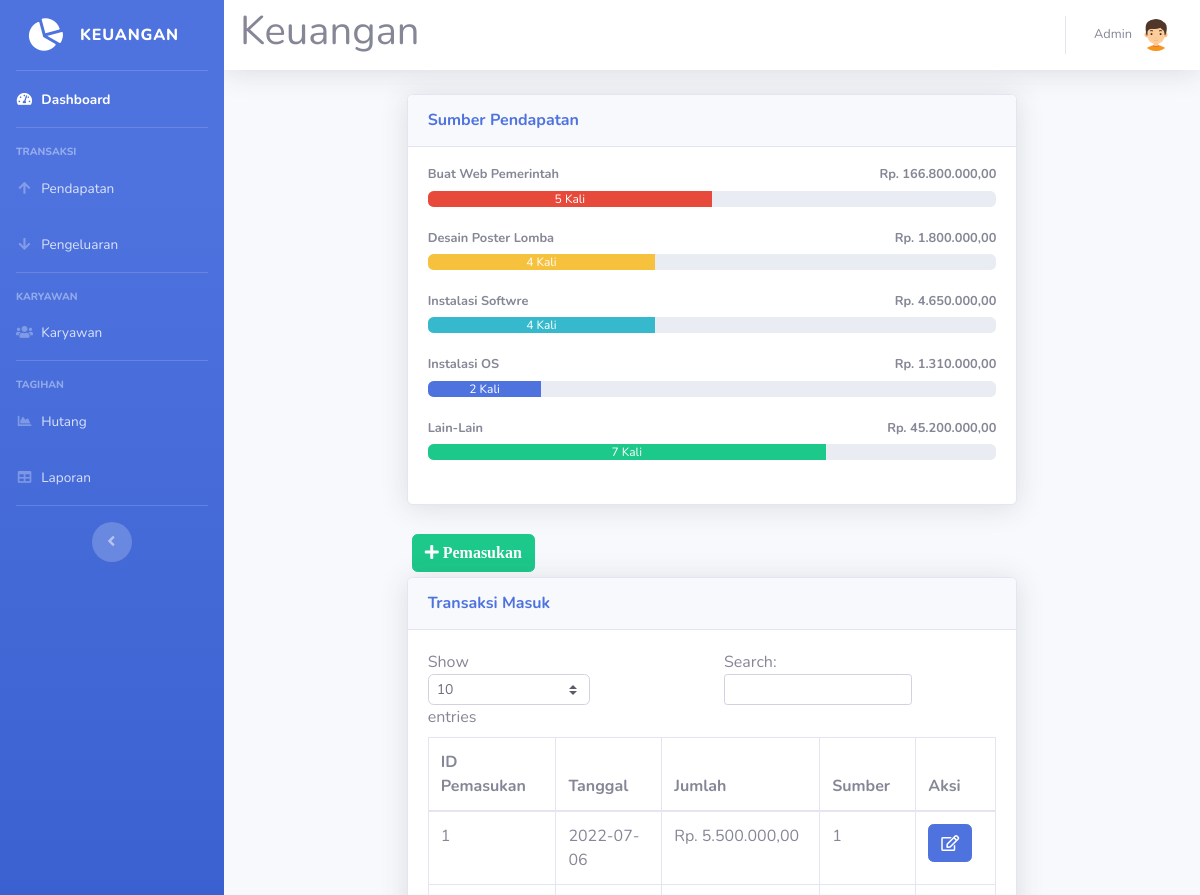
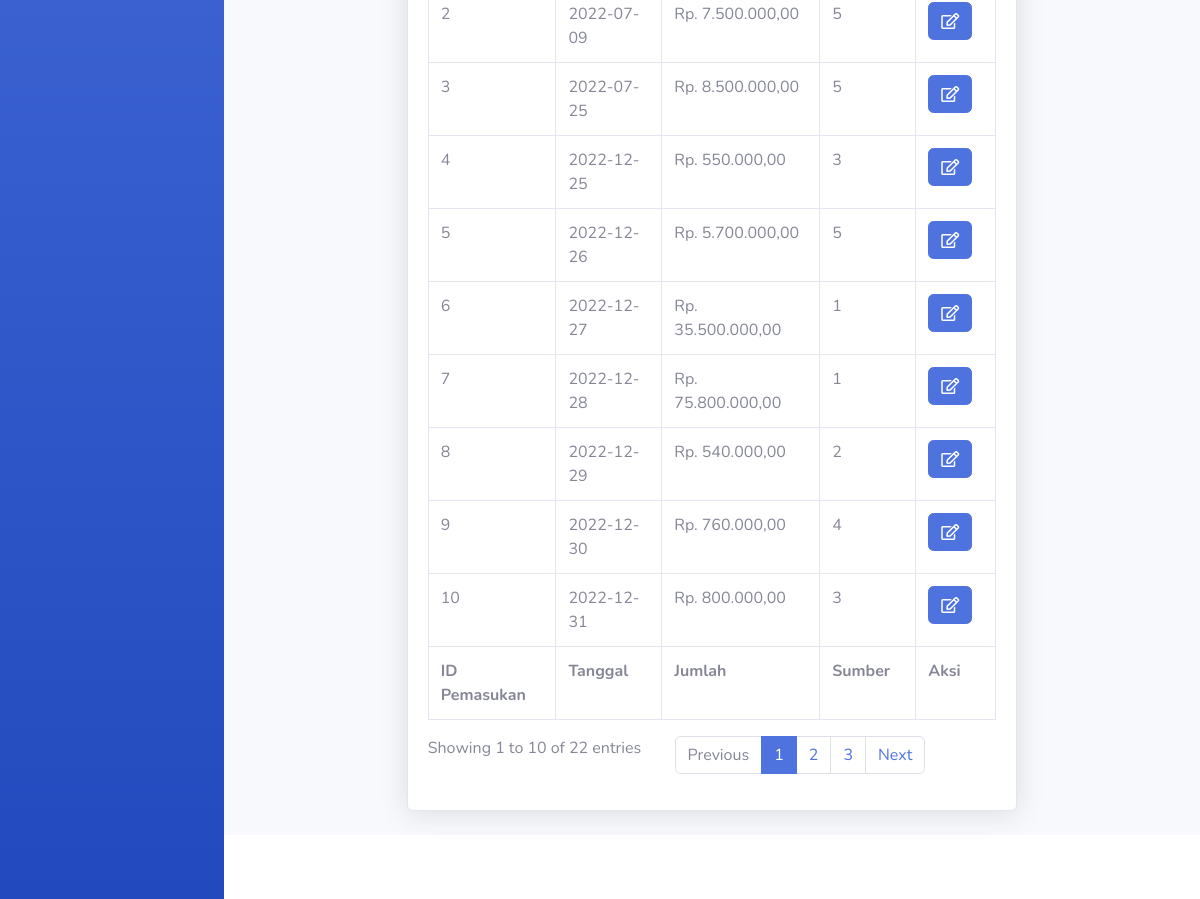
The page /pendapatan.php (signed in) on the database its author committed (2 pictures, top to bottom).
### tables this page shows
CREATE TABLE `sumber` (
  `id_sumber` int(11) NOT NULL,
  `nama` varchar(40) NOT NULL
);

CREATE TABLE `pemasukan` (
  `id_pemasukan` int(11) NOT NULL,
  `tgl_pemasukan` date NOT NULL,
  `jumlah` int(11) NOT NULL,
  `id_sumber` int(11) NOT NULL
);

### pendapatan.php (the view, shortened to what this page needs)
<!DOCTYPE html>
<html lang="en">
<head>
  <link href="vendor/fontawesome-free/css/all.min.css" rel="stylesheet" type="text/css">
  <link href="css/sb-admin-2.min.css" rel="stylesheet">
</head>
<body id="page-top">
<?php
require 'koneksi.php';
require ('sidebar.php'); ?>
      <div id="content">
<?php require ('navbar.php'); ?>
        <div class="container-fluid">
          <div class="row">
            <div class="col-lg-8 mb-4 m-auto">
              <div class="card shadow mb-4">
                <div class="card-header py-3">
                  <h6 class="m-0 font-weight-bold text-primary">Sumber Pendapatan</h6>
                </div>
                <div class="card-body">
				<?php
				$namasumber1 = mysqli_query($koneksi,"SELECT * FROM `sumber` where id_sumber= 1 ");
				$sumbern1= mysqli_fetch_assoc($namasumber1);
				$namasumber2 = mysqli_query($koneksi,"SELECT * FROM `sumber` where id_sumber= 2 ");
				$sumbern2= mysqli_fetch_assoc($namasumber2);
				$namasumber3 = mysqli_query($koneksi,"SELECT * FROM `sumber` where id_sumber= 3 ");
				$sumbern3= mysqli_fetch_assoc($namasumber3);
				$namasumber4 = mysqli_query($koneksi,"SELECT * FROM `sumber` where id_sumber= 4 ");
				$sumbern4= mysqli_fetch_assoc($namasumber4);
				$namasumber5 = mysqli_query($koneksi,"SELECT * FROM `sumber` where id_sumber= 5 ");
				$sumbern5= mysqli_fetch_assoc($namasumber5);
				$hasil1=mysqli_query($koneksi,"SELECT * FROM pemasukan where id_sumber = 1");
				while ($jumlah1=mysqli_fetch_array($hasil1)){
				$arrayhasil1[] = $jumlah1['jumlah'];
				}
				$jumlahhasil1 = array_sum($arrayhasil1);
				$hasil2=mysqli_query($koneksi,"SELECT * FROM pemasukan where id_sumber = 2");
				while ($jumlah2=mysqli_fetch_array($hasil2)){
				$arrayhasil2[] = $jumlah2['jumlah'];
				}
				$jumlahhasil2 = array_sum($arrayhasil2);
				$hasil3=mysqli_query($koneksi,"SELECT * FROM pemasukan where id_sumber = 3");
				while ($jumlah3=mysqli_fetch_array($hasil3)){
				$arrayhasil3[] = $jumlah3['jumlah'];
				}
				$jumlahhasil3 = array_sum($arrayhasil3);
				$hasil4=mysqli_query($koneksi,"SELECT * FROM pemasukan where id_sumber = 4");
				while ($jumlah4=mysqli_fetch_array($hasil4)){
				$arrayhasil4[] = $jumlah4['jumlah'];
				}
				$jumlahhasil4 = array_sum($arrayhasil4);
				$hasil5=mysqli_query($koneksi,"SELECT * FROM pemasukan where id_sumber = 5");
				while ($jumlah5=mysqli_fetch_array($hasil5)){
				$arrayhasil5[] = $jumlah5['jumlah'];
				}
				$jumlahhasil5 = array_sum($arrayhasil5);
				$sumber1 = mysqli_query($koneksi,"SELECT id_sumber FROM pemasukan where id_sumber ='1'");
				$sumber1text = mysqli_num_rows($sumber1);
				$sumber1 = mysqli_num_rows($sumber1);
				$sumber1 = $sumber1 * 10;
				$sumber2 = mysqli_query($koneksi,"SELECT id_sumber FROM pemasukan where id_sumber ='2'");
				$sumber2text = mysqli_num_rows($sumber2);
				$sumber2 = mysqli_num_rows($sumber2);
				$sumber2 = $sumber2 * 10;
				$sumber3 = mysqli_query($koneksi,"SELECT id_sumber FROM pemasukan where id_sumber ='3'");
				$sumber3text = mysqli_num_rows($sumber3);
				$sumber3 = mysqli_num_rows($sumber3);
				$sumber3 = $sumber3 * 10;
				$sumber4 = mysqli_query($koneksi,"SELECT id_sumber FROM pemasukan where id_sumber ='4'");
				$sumber4text = mysqli_num_rows($sumber4);
				$sumber4 = mysqli_num_rows($sumber4);
				$sumber4 = $sumber4 * 10;
				$sumber5 = mysqli_query($koneksi,"SELECT id_sumber FROM pemasukan where id_sumber ='5'");
				$sumber5text = mysqli_num_rows($sumber5);
				$sumber5 = mysqli_num_rows($sumber5);
				$sumber5 = $sumber5 * 10;
				echo '
                  <h4 class="small font-weight-bold">'.$sumbern1['nama'].'<span class="float-right">Rp. '.number_format($jumlahhasil1,2,',','.').'</span></h4>
                  <div class="progress mb-4">
                    <div class="progress-bar bg-danger" role="progressbar" style="width:'.$sumber1.'%" aria-valuenow="50" aria-valuemin="0" aria-valuemax="100">'.$sumber1text.' Kali</div>
                  </div>
				  <h4 class="small font-weight-bold">'.$sumbern2['nama'].'<span class="float-right">Rp. '.number_format($jumlahhasil2,2,',','.').'</span></h4>
                  <div class="progress mb-4">
                    <div class="progress-bar bg-warning" role="progressbar" style="width:'.$sumber2.'%" aria-valuenow="50" aria-valuemin="0" aria-valuemax="100">'.$sumber2text.' Kali</div>
                  </div>
				  <h4 class="small font-weight-bold">'.$sumbern3['nama'].'<span class="float-right">Rp. '.number_format($jumlahhasil3,2,',','.').'</span></h4>
                  <div class="progress mb-4">
                    <div class="progress-bar bg-info" role="progressbar" style="width:'.$sumber3.'%" aria-valuenow="50" aria-valuemin="0" aria-valuemax="100">'.$sumber3text.' Kali</div>
                  </div>
				  <h4 class="small font-weight-bold">'.$sumbern4['nama'].'<span class="float-right">Rp. '.number_format($jumlahhasil4,2,',','.').'</span></h4>
                  <div class="progress mb-4">
                    <div class="progress-bar bg-primary" role="progressbar" style="width:'.$sumber4.'%" aria-valuenow="50" aria-valuemin="0" aria-valuemax="100">'.$sumber4text.' Kali</div>
                  </div>
				  <h4 class="small font-weight-bold">'.$sumbern5['nama'].'<span class="float-right">Rp. '.number_format($jumlahhasil5,2,',','.').'</span></h4>
                  <div class="progress mb-4">
                    <div class="progress-bar bg-success" role="progressbar" style="width:'.$sumber5.'%" aria-valuenow="50" aria-valuemin="0" aria-valuemax="100">'.$sumber5text.' Kali</div>
                  </div>';
				  ?>
                </div>
              </div>
			  </div>
					   <div class="col-xl-8 col-lg-7 m-auto">
					   <button type="button" class="btn btn-success" style="margin:5px" data-toggle="modal" data-target="#myModalTambah"><i class="fa fa-plus"> Pemasukan</i></button><br>
          <div class="card shadow mb-4">
            <div class="card-header py-3">
              <h6 class="m-0 font-weight-bold text-primary">Transaksi Masuk</h6>
            </div>
            <div class="card-body">
              <div class="table-responsive">
               <table class="table table-bordered" id="dataTable" width="100%" cellspacing="0">
                  <thead>
                    <tr>
                      <th>ID Pemasukan</th>
                      <th>Tanggal</th>
                      <th>Jumlah</th>
                      <th>Sumber</th>
					  <th>Aksi</th>
                    </tr>
                  </thead>
                  <tfoot>
                    <tr>
                      <th>ID Pemasukan</th>
                      <th>Tanggal</th>
                      <th>Jumlah</th>
                      <th>Sumber</th>
                      <th>Aksi</th>
                    </tr>
                  </tfoot>
                  <tbody>
				  <?php
$query = mysqli_query($koneksi,"SELECT * FROM pemasukan");
while ($data = mysqli_fetch_assoc($query))
{
?>
                    <tr>
                      <td><?=$data['id_pemasukan']?></td>
                      <td><?=$data['tgl_pemasukan']?></td>
                      <td>Rp. <?=number_format($data['jumlah'],2,',','.');?></td>
                      <td><?=$data['id_sumber']?></td>
					  <td>
<a href="#" type="button" class=" fa fa-edit btn btn-primary btn-md" data-toggle="modal" data-target="#myModal<?php echo $data['id_pemasukan']; ?>"></a>
</td>
</tr>
  </div>
<?php
}
?>
<?php require 'footer.php'?>
</body>
</html>

### sidebar.php
<div id="wrapper">
  <ul class="navbar-nav bg-gradient-primary sidebar sidebar-dark accordion" id="accordionSidebar">
    <a class="sidebar-brand d-flex align-items-center justify-content-center" href="index.php">
      <div class="sidebar-brand-icon rotate-n-15">
        <i class="fas fa-chart-pie"></i>
      </div>
      <div class="sidebar-brand-text mx-3">Keuangan</div>
    </a>
    <hr class="sidebar-divider my-0">
    <li class="nav-item active">
      <a class="nav-link" href="index.php">
        <i class="fas fa-fw fa-tachometer-alt"></i>
        <span>Dashboard</span></a>
    </li>
    <hr class="sidebar-divider">
    <div class="sidebar-heading">
      Transaksi
    </div>
    <li class="nav-item">
      <a class="nav-link collapsed" href="pendapatan.php">
        <i class="fas fa-fw fa-arrow-up"></i>
        <span>Pendapatan</span>
      </a>
    </li>
    <li class="nav-item">
      <a class="nav-link collapsed" href="pengeluaran.php" >
        <i class="fas fa-fw fa-arrow-down"></i>
        <span>Pengeluaran</span>
      </a>
    </li>
    <hr class="sidebar-divider">
    <div class="sidebar-heading">
      Karyawan
    </div>
    <li class="nav-item">
      <a class="nav-link collapsed" href="karyawan.php">
        <i class="fas fa-fw fa-users"></i>
        <span>Karyawan</span>
      </a>
    </li>
    <hr class="sidebar-divider">
    <div class="sidebar-heading">
      Tagihan
    </div>
    <li class="nav-item">
      <a class="nav-link" href="hutang.php">
        <i class="fas fa-fw fa-chart-area"></i>
        <span>Hutang</span></a>
    </li>
    <li class="nav-item">
      <a class="nav-link" href="laporan.php">
        <i class="fas fa-fw fa-table"></i>
        <span>Laporan</span></a>
    </li>
    <hr class="sidebar-divider d-none d-md-block">
    <div class="text-center d-none d-md-inline">
      <button class="rounded-circle border-0" id="sidebarToggle"></button>
    </div>
  </ul>
  <div id="content-wrapper" class="d-flex flex-column">

### navbar.php (shortened to what this page needs)
        <nav class="navbar navbar-expand navbar-light bg-white topbar mb-4 static-top shadow">
		<h1>Keuangan</h1>
<?php require 'user.php'; ?>
        </nav>

### user.php (shortened to what this page needs)
<ul class="navbar-nav ml-auto">
  <li class="nav-item dropdown no-arrow">
    <a class="nav-link dropdown-toggle" href="#" id="userDropdown" role="button" data-toggle="dropdown" aria-haspopup="true" aria-expanded="false">
      <span class="mr-2 d-none d-lg-inline text-gray-600 small"><?=$_SESSION['nama']?></span>
      <img class="img-profile rounded-circle" src="img/boy(2).png">
    </a>
  </li>
</ul>

### footer.php (shortened to what this page needs)
<footer class="sticky-footer bg-white">
</footer>

### rows shown on the page
sumber: nama "Buat Web Pemerintah"
sumber: nama "Desain Poster Lomba"
sumber: nama "Instalasi Softwre"
sumber: nama "Instalasi OS"
sumber: nama "Lain-Lain"
pemasukan: id_pemasukan "1", tgl_pemasukan "2022-07-06", jumlah "5.500.000,00", id_sumber "1"
pemasukan: id_pemasukan "2", tgl_pemasukan "2022-07-09", jumlah "7.500.000,00", id_sumber "5"
pemasukan: id_pemasukan "3", tgl_pemasukan "2022-07-25", jumlah "8.500.000,00", id_sumber "5"
pemasukan: id_pemasukan "4", tgl_pemasukan "2022-12-25", jumlah "550.000,00", id_sumber "3"
pemasukan: id_pemasukan "5", tgl_pemasukan "2022-12-26", jumlah "5.700.000,00", id_sumber "5"
pemasukan: id_pemasukan "6", tgl_pemasukan "2022-12-27", jumlah "35.500.000,00", id_sumber "1"
pemasukan: id_pemasukan "7", tgl_pemasukan "2022-12-28", jumlah "75.800.000,00", id_sumber "1"
pemasukan: id_pemasukan "8", tgl_pemasukan "2022-12-29", jumlah "540.000,00", id_sumber "2"
pemasukan: id_pemasukan "9", tgl_pemasukan "2022-12-30", jumlah "760.000,00", id_sumber "4"
pemasukan: id_pemasukan "10", tgl_pemasukan "2022-12-31", jumlah "800.000,00", id_sumber "3"

### other values the page prints
$_SESSION['nama'] "Admin"
$jumlahhasil1 "166.800.000,00"
$sumber1text "5"
$jumlahhasil2 "1.800.000,00"
$sumber2text "4"
$jumlahhasil3 "4.650.000,00"
$sumber3text "4"
$jumlahhasil4 "1.310.000,00"
$sumber4text "2"
$jumlahhasil5 "45.200.000,00"
$sumber5text "7"
